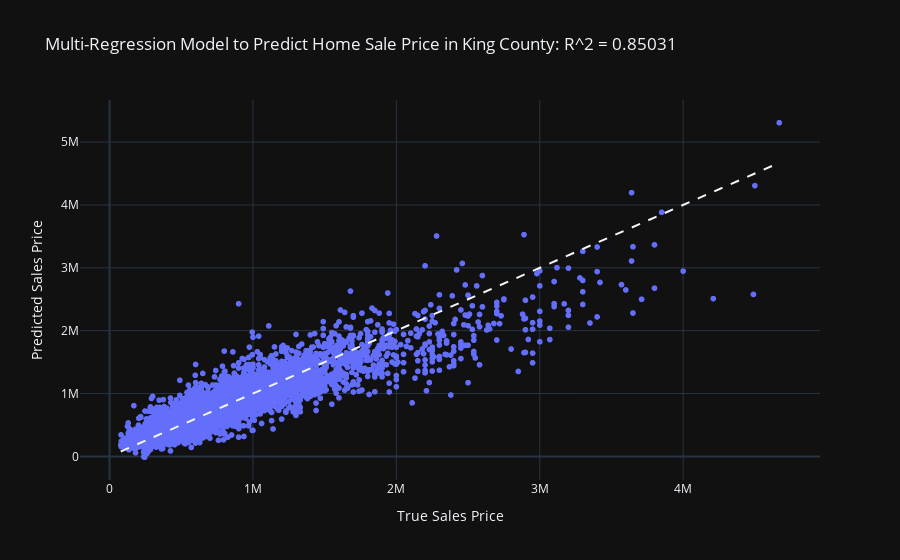

The notebook cell saved with this chart:
### Markdown cell above
# Now its time to visualize our beautiful result!

### Code cell
X = income_trans
y = homes_and_income['price']
y_pred = interactions_model.predict(income_trans)

fig = px.scatter(x=y, y=y_pred, labels={'x': 'True Sales Price', 'y': 'Predicted Sales Price'}, title = f"Multi-Regression Model to Predict Home Sale Price in King County: R^2 = {interactions_model_score:.05f}")
fig.add_shape(
    type="line", line=dict(dash='dash'),
    x0=y.min(), y0=y.min(),
    x1=y.max(), y1=y.max()
)

fig.show()

### Figure 1 — Plotly figure (JSON) as saved in the notebook; plotly's stock layout.template omitted (floating-point values rounded to 4 significant figures; data arrays with more than 128 entries replaced by an {"elided": "..."} marker saying what was removed)
{"data": [{"hovertemplate": "True Sales Price=%{x}<br>Predicted Sales Price=%{y}<extra></extra>", "legendgroup": "", "marker": {"color": "#636efa", "symbol": "circle"}, "mode": "markers", "name": "", "showlegend": false, "x": {"elided": "20336 int values"}, "xaxis": "x", "y": {"elided": "20336 float values"}, "yaxis": "y", "type": "scattergl"}], "layout": {"xaxis": {"anchor": "y", "domain": [0.0, 1.0], "title": {"text": "True Sales Price"}}, "yaxis": {"anchor": "x", "domain": [0.0, 1.0], "title": {"text": "Predicted Sales Price"}}, "legend": {"tracegroupgap": 0}, "title": {"text": "Multi-Regression Model to Predict Home Sale Price in King County: R^2 = 0.85031"}, "shapes": [{"line": {"dash": "dash"}, "type": "line", "x0": 78000, "x1": 4670000, "y0": 78000, "y1": 4670000}]}}
